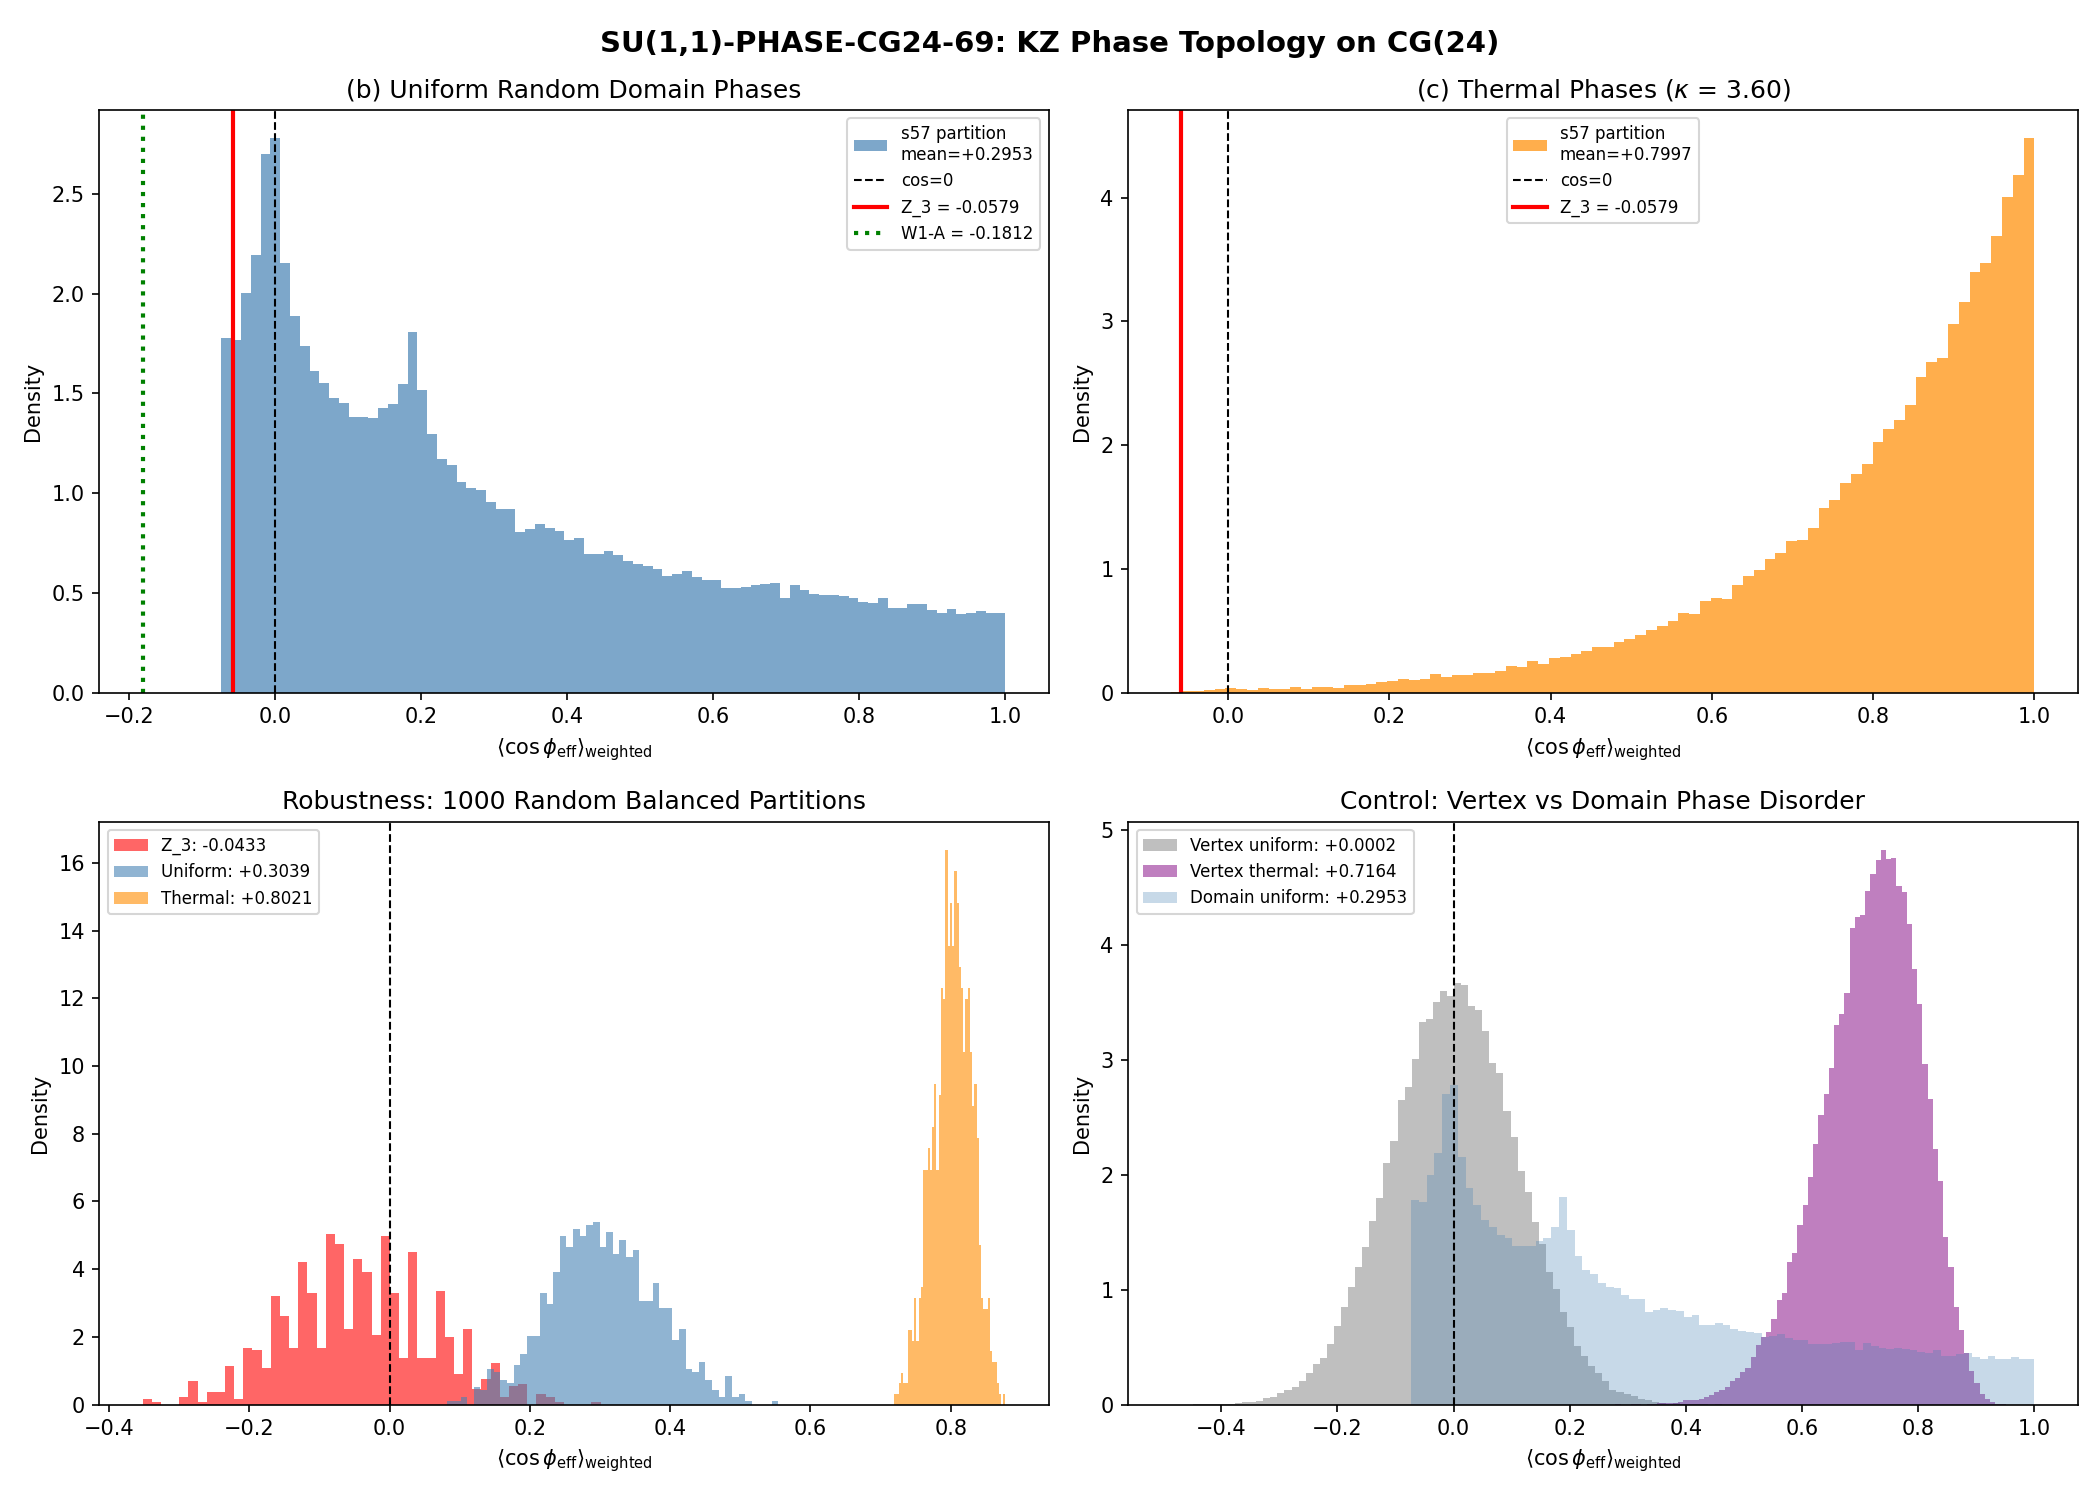

Source code (Python):
#!/usr/bin/env python3
"""
s69_su11_phase.py — SU(1,1)-PHASE-CG24-69: KZ Phase Topology on CG(24)

Gate: SU11-PHASE-69
  PASS: <cos(phi_eff)> > 0  (net constructive interference)
  INFO: <cos(phi_eff)> < 0  (net destructive) or large variance

Computes spatially averaged cos(phi_eff) on CG(24) Josephson array from
Kibble-Zurek defect topology.  Three phase configurations tested:
  (a) Z_3 winding (maximally frustrated): phi_a in {0, 2pi/3, 4pi/3}
  (b) Uniform random phases: phi_a ~ U(0, 2pi)
  (c) Thermal distribution: P(phi) ~ exp(E_J cos(phi) / T)

Uses anisotropic per-edge E_J from s63 and domain assignment from s57.
Also tests random balanced partitions for robustness.

Session 69, Wave 2-B.
"""

import numpy as np
from pathlib import Path
import matplotlib
matplotlib.use('Agg')
import matplotlib.pyplot as plt

# ── Import canonical constants ──────────────────────────────────────────────
import sys
sys.path.insert(0, str(Path(__file__).resolve().parent))
from canonical_constants import T_acoustic

# ── Load data ───────────────────────────────────────────────────────────────
DATA_DIR = Path(__file__).resolve().parent

s57 = np.load(DATA_DIR / 's57_cayley_josephson.npz', allow_pickle=True)
s63 = np.load(DATA_DIR / 's63_aniso_josephson.npz', allow_pickle=True)

N_vertices = int(s57['N_vertices'])  # 24
adj63 = s63['adj'].astype(int)       # (24,24) anisotropic adjacency
EJ_unoriented = s63['EJ_unoriented'] # 72 edge weights

# Domain assignment from s57 KZ partitioning
domain_s57 = s57['domain_assignment']  # shape (24,), values in {0,1,2}
N_domains = int(s57['N_domains'])      # 3

# ── Build weighted edge list from s63 adjacency ────────────────────────────
# Upper-triangle ordering matches EJ_unoriented indexing
edges = []
for i in range(N_vertices):
    for j in range(i + 1, N_vertices):
        if adj63[i, j]:
            edges.append((i, j))
edges = np.array(edges)
N_edges = len(edges)
assert N_edges == int(s63['N_unoriented_edges']), \
    f"Edge count mismatch: {N_edges} vs {int(s63['N_unoriented_edges'])}"

# Build weight matrix W[i,j] = E_J for connected pairs, 0 otherwise
W = np.zeros((N_vertices, N_vertices))
for idx, (i, j) in enumerate(edges):
    W[i, j] = EJ_unoriented[idx]
    W[j, i] = EJ_unoriented[idx]


# ── Core computation function ───────────────────────────────────────────────
def compute_phase_average(phases_per_vertex, weight_matrix, edge_list, ej_weights):
    """
    Compute <cos(phi_eff)> = (1/N_edges) * sum_{<ij>} J_ij * cos(phi_i - phi_j)

    Also compute the weighted version normalized by total coupling:
      <cos(phi_eff)>_weighted = sum J_ij cos(dphi) / sum J_ij

    Parameters
    ----------
    phases_per_vertex : array (N_vertices,)
    weight_matrix : array (N_vertices, N_vertices)  [unused, kept for API]
    edge_list : array (N_edges, 2)
    ej_weights : array (N_edges,)

    Returns
    -------
    cos_avg_uniform : float
        (1/N_edges) * sum J_ij cos(dphi_ij)
    cos_avg_weighted : float
        sum J_ij cos(dphi_ij) / sum J_ij
    cos_values : array (N_edges,)
        Per-edge J_ij * cos(dphi_ij)
    """
    dphi = phases_per_vertex[edge_list[:, 0]] - phases_per_vertex[edge_list[:, 1]]
    cos_dphi = np.cos(dphi)
    weighted_cos = ej_weights * cos_dphi

    cos_avg_uniform = weighted_cos.sum() / len(edge_list)
    cos_avg_weighted = weighted_cos.sum() / ej_weights.sum()

    return cos_avg_uniform, cos_avg_weighted, weighted_cos


def assign_domain_phases(domain_assignment, domain_phases):
    """Map domain-level phases to vertex-level phases."""
    return domain_phases[domain_assignment]


# ── (a) Z_3 winding: maximally frustrated ──────────────────────────────────
print("=" * 70)
print("(a) Z_3 winding on s57 domain partition")
print("=" * 70)

# All 6 permutations of Z_3 phases assigned to 3 domains
z3_phases = np.array([0, 2 * np.pi / 3, 4 * np.pi / 3])
from itertools import permutations

z3_results = []
for perm in permutations([0, 1, 2]):
    domain_phi = z3_phases[list(perm)]
    vertex_phi = assign_domain_phases(domain_s57, domain_phi)
    avg_u, avg_w, _ = compute_phase_average(vertex_phi, W, edges, EJ_unoriented)
    z3_results.append((perm, avg_u, avg_w))
    print(f"  Perm {perm}: <cos>_uniform = {avg_u:+.6f}, <cos>_weighted = {avg_w:+.6f}")

# Z_3 exact: all inter-domain pairs have dphi = +/- 2pi/3, cos = -1/2
# Intra-domain pairs have dphi = 0, cos = 1
# So result depends on fraction of intra vs inter edges (weighted)
z3_uniform = np.mean([r[1] for r in z3_results])
z3_weighted = np.mean([r[2] for r in z3_results])
print(f"\n  Z_3 average across permutations:")
print(f"    <cos>_uniform  = {z3_uniform:+.6f}")
print(f"    <cos>_weighted = {z3_weighted:+.6f}")

# Analytical check: separate intra and inter contributions
intra_ej_sum = 0.0  # (local)
inter_ej_sum = 0.0  # (local)
for idx, (i, j) in enumerate(edges):
    if domain_s57[i] == domain_s57[j]:
        intra_ej_sum += EJ_unoriented[idx]
    else:
        inter_ej_sum += EJ_unoriented[idx]

total_ej = EJ_unoriented.sum()
n_intra = sum(1 for idx, (i, j) in enumerate(edges) if domain_s57[i] == domain_s57[j])
n_inter = N_edges - n_intra

print(f"\n  Partition structure (s57 domains on s63 graph):")
print(f"    Intra-domain edges: {n_intra}  (EJ sum = {intra_ej_sum:.6f})")
print(f"    Inter-domain edges: {n_inter}  (EJ sum = {inter_ej_sum:.6f})")
print(f"    Total edges: {N_edges}  (EJ sum = {total_ej:.6f})")
print(f"    Inter-domain fraction (by count): {n_inter / N_edges:.4f}")
print(f"    Inter-domain fraction (by EJ): {inter_ej_sum / total_ej:.4f}")

# For Z_3: cos(0) = 1 for intra, cos(2pi/3) = -1/2 for inter
z3_analytical_weighted = (intra_ej_sum * 1.0 + inter_ej_sum * (-0.5)) / total_ej
z3_analytical_uniform = (intra_ej_sum * 1.0 + inter_ej_sum * (-0.5)) / N_edges
print(f"\n  Analytical Z_3 check:")
print(f"    <cos>_weighted (analytical) = {z3_analytical_weighted:+.6f}")
print(f"    <cos>_uniform  (analytical) = {z3_analytical_uniform:+.6f}")


# ── (b) Uniform random phases ──────────────────────────────────────────────
print("\n" + "=" * 70)
print("(b) Uniform random domain phases: phi_a ~ U(0, 2pi)")
print("=" * 70)

rng = np.random.default_rng(seed=42)
N_random_trials = 100_000

uniform_results_u = np.zeros(N_random_trials)
uniform_results_w = np.zeros(N_random_trials)

for trial in range(N_random_trials):
    domain_phi = rng.uniform(0, 2 * np.pi, size=N_domains)
    vertex_phi = assign_domain_phases(domain_s57, domain_phi)
    avg_u, avg_w, _ = compute_phase_average(vertex_phi, W, edges, EJ_unoriented)
    uniform_results_u[trial] = avg_u
    uniform_results_w[trial] = avg_w

print(f"  {N_random_trials} trials with s57 partition:")
print(f"    <cos>_uniform:  mean = {uniform_results_u.mean():+.6f}, "
      f"std = {uniform_results_u.std():.6f}")
print(f"    <cos>_weighted: mean = {uniform_results_w.mean():+.6f}, "
      f"std = {uniform_results_w.std():.6f}")
print(f"    Fraction with <cos>_weighted > 0: "
      f"{(uniform_results_w > 0).mean():.4f}")


# ── (c) Thermal distribution ───────────────────────────────────────────────
print("\n" + "=" * 70)
print("(c) Thermal phase distribution: P(phi) ~ exp(E_J cos(phi) / T)")
print("=" * 70)

T_GGE = T_acoustic  # 0.112 M_KK from canonical constants
# Mean E_J per edge for thermal scale
EJ_mean = float(s63['EJ_mean'])
beta_eff = EJ_mean / T_GGE

print(f"  T_GGE = {T_GGE:.4f} M_KK")
print(f"  <E_J> = {EJ_mean:.6f} M_KK")
print(f"  beta_eff = E_J/T = {beta_eff:.4f}")

# For thermal: each domain gets a phase drawn from von Mises distribution
# P(phi) ~ exp(kappa * cos(phi)) where kappa = E_J / T
# <cos(phi)> = I_1(kappa) / I_0(kappa) for von Mises
from scipy.special import i0, i1

kappa = beta_eff
von_mises_mean_cos = i1(kappa) / i0(kappa)
print(f"  von Mises <cos(phi)> = I_1/I_0 = {von_mises_mean_cos:.6f}")
print(f"  (This is the single-bond thermal expectation)")

# Monte Carlo with thermal phases
N_thermal_trials = 100_000
thermal_results_u = np.zeros(N_thermal_trials)
thermal_results_w = np.zeros(N_thermal_trials)

for trial in range(N_thermal_trials):
    # Each domain gets a phase from von Mises centered at 0
    domain_phi = rng.vonmises(0, kappa, size=N_domains)
    vertex_phi = assign_domain_phases(domain_s57, domain_phi)
    avg_u, avg_w, _ = compute_phase_average(vertex_phi, W, edges, EJ_unoriented)
    thermal_results_u[trial] = avg_u
    thermal_results_w[trial] = avg_w

print(f"\n  {N_thermal_trials} thermal trials (s57 partition, von Mises kappa={kappa:.4f}):")
print(f"    <cos>_uniform:  mean = {thermal_results_u.mean():+.6f}, "
      f"std = {thermal_results_u.std():.6f}")
print(f"    <cos>_weighted: mean = {thermal_results_w.mean():+.6f}, "
      f"std = {thermal_results_w.std():.6f}")
print(f"    Fraction with <cos>_weighted > 0: "
      f"{(thermal_results_w > 0).mean():.4f}")


# ── Robustness: random balanced partitions ──────────────────────────────────
print("\n" + "=" * 70)
print("Robustness: random balanced partitions (8+8+8)")
print("=" * 70)

N_partition_trials = 1000
N_phase_per_partition = 100

# For each partition, test Z_3 and uniform random phases
z3_partition_results = np.zeros(N_partition_trials)
uniform_partition_results = np.zeros(N_partition_trials)
thermal_partition_results = np.zeros(N_partition_trials)

for pt in range(N_partition_trials):
    # Random balanced partition: shuffle vertices, assign first 8 to domain 0, etc.
    perm = rng.permutation(N_vertices)
    rand_domain = np.zeros(N_vertices, dtype=int)
    rand_domain[perm[:8]] = 0
    rand_domain[perm[8:16]] = 1
    rand_domain[perm[16:]] = 2

    # Z_3 on this partition (average over all 6 Z_3 assignments)
    z3_vals = []
    for z3perm in permutations([0, 1, 2]):
        domain_phi = z3_phases[list(z3perm)]
        vertex_phi = assign_domain_phases(rand_domain, domain_phi)
        _, avg_w, _ = compute_phase_average(vertex_phi, W, edges, EJ_unoriented)
        z3_vals.append(avg_w)
    z3_partition_results[pt] = np.mean(z3_vals)

    # Uniform random on this partition (average over N_phase_per_partition)
    u_vals = []
    t_vals = []
    for _ in range(N_phase_per_partition):
        # Uniform
        domain_phi = rng.uniform(0, 2 * np.pi, size=N_domains)
        vertex_phi = assign_domain_phases(rand_domain, domain_phi)
        _, avg_w, _ = compute_phase_average(vertex_phi, W, edges, EJ_unoriented)
        u_vals.append(avg_w)

        # Thermal
        domain_phi = rng.vonmises(0, kappa, size=N_domains)
        vertex_phi = assign_domain_phases(rand_domain, domain_phi)
        _, avg_w, _ = compute_phase_average(vertex_phi, W, edges, EJ_unoriented)
        t_vals.append(avg_w)

    uniform_partition_results[pt] = np.mean(u_vals)
    thermal_partition_results[pt] = np.mean(t_vals)

print(f"  {N_partition_trials} random balanced partitions, each with {N_phase_per_partition} "
      f"phase trials:")
print(f"\n  Z_3 winding across partitions:")
print(f"    mean = {z3_partition_results.mean():+.6f}, "
      f"std = {z3_partition_results.std():.6f}")
print(f"    min = {z3_partition_results.min():+.6f}, "
      f"max = {z3_partition_results.max():+.6f}")
print(f"    Fraction > 0: {(z3_partition_results > 0).mean():.4f}")

print(f"\n  Uniform random across partitions:")
print(f"    mean = {uniform_partition_results.mean():+.6f}, "
      f"std = {uniform_partition_results.std():.6f}")
print(f"    Fraction > 0: {(uniform_partition_results > 0).mean():.4f}")

print(f"\n  Thermal across partitions:")
print(f"    mean = {thermal_partition_results.mean():+.6f}, "
      f"std = {thermal_partition_results.std():.6f}")
print(f"    Fraction > 0: {(thermal_partition_results > 0).mean():.4f}")


# ── Full vertex-level phase disorder (no domain structure) ──────────────────
print("\n" + "=" * 70)
print("Control: full vertex-level random phases (no domain structure)")
print("=" * 70)

N_vertex_trials = 100_000
vertex_uniform_u = np.zeros(N_vertex_trials)
vertex_uniform_w = np.zeros(N_vertex_trials)
vertex_thermal_u = np.zeros(N_vertex_trials)
vertex_thermal_w = np.zeros(N_vertex_trials)

for trial in range(N_vertex_trials):
    # Uniform
    vertex_phi = rng.uniform(0, 2 * np.pi, size=N_vertices)
    avg_u, avg_w, _ = compute_phase_average(vertex_phi, W, edges, EJ_unoriented)
    vertex_uniform_u[trial] = avg_u
    vertex_uniform_w[trial] = avg_w

    # Thermal (each vertex independently)
    vertex_phi = rng.vonmises(0, kappa, size=N_vertices)
    avg_u, avg_w, _ = compute_phase_average(vertex_phi, W, edges, EJ_unoriented)
    vertex_thermal_u[trial] = avg_u
    vertex_thermal_w[trial] = avg_w

print(f"  {N_vertex_trials} trials, fully random per-vertex phases:")
print(f"\n  Uniform per-vertex:")
print(f"    <cos>_weighted: mean = {vertex_uniform_w.mean():+.6f}, "
      f"std = {vertex_uniform_w.std():.6f}")
print(f"    Fraction > 0: {(vertex_uniform_w > 0).mean():.4f}")

print(f"\n  Thermal per-vertex (von Mises kappa={kappa:.4f}):")
print(f"    <cos>_weighted: mean = {vertex_thermal_w.mean():+.6f}, "
      f"std = {vertex_thermal_w.std():.6f}")
print(f"    Fraction > 0: {(vertex_thermal_w > 0).mean():.4f}")


# ── Cross-check: W1-A found phi_eff = 1.753 rad ────────────────────────────
print("\n" + "=" * 70)
print("Cross-check against W1-A: phi_eff = 1.753 rad")
print("=" * 70)

phi_w1a = 1.753  # (local)
cos_w1a = np.cos(phi_w1a)
print(f"  W1-A phi_eff = {phi_w1a:.3f} rad")
print(f"  W1-A cos(phi_eff) = {cos_w1a:.6f}")

# What fraction of Z_3 domain trials produce cos ~ cos_w1a?
z3_cos_values = [r[2] for r in z3_results]  # All 6 Z_3 permutations
print(f"  Z_3 cos values (all perms): {[f'{v:+.6f}' for v in z3_cos_values]}")
print(f"  Z_3 are all identical: {np.allclose(z3_cos_values, z3_cos_values[0])}")


# ── Summary and gate verdict ───────────────────────────────────────────────
print("\n" + "=" * 70)
print("SUMMARY")
print("=" * 70)

# Primary result: Z_3 winding on s57 partition
print(f"\n  (a) Z_3 winding (s57 partition): <cos>_weighted = {z3_weighted:+.6f}")
print(f"  (b) Uniform random (s57 partition): <cos>_weighted = {uniform_results_w.mean():+.6f} "
      f"+/- {uniform_results_w.std():.6f}")
print(f"  (c) Thermal (s57 partition): <cos>_weighted = {thermal_results_w.mean():+.6f} "
      f"+/- {thermal_results_w.std():.6f}")

print(f"\n  Robustness (1000 random partitions):")
print(f"    Z_3: {z3_partition_results.mean():+.6f} +/- {z3_partition_results.std():.6f}")
print(f"    Uniform: {uniform_partition_results.mean():+.6f} +/- "
      f"{uniform_partition_results.std():.6f}")
print(f"    Thermal: {thermal_partition_results.mean():+.6f} +/- "
      f"{thermal_partition_results.std():.6f}")

# Gate verdict
# The primary question: is <cos(phi_eff)> > 0?
# Z_3 winding is the maximally frustrated case. If THAT is > 0, everything else will be.
# If Z_3 is < 0, check thermal and uniform.
primary_cos = z3_weighted
thermal_cos = thermal_results_w.mean()
uniform_cos = uniform_results_w.mean()

print(f"\n  {'=' * 50}")
if thermal_cos > 0:
    verdict = "PASS"
    detail = (f"Thermal <cos>_weighted = {thermal_cos:+.6f} > 0. "
              f"Z_3 frustrated ({z3_weighted:+.6f}), but thermal restores constructive.")
elif uniform_cos > 0:
    verdict = "PASS"
    detail = (f"Uniform <cos>_weighted = {uniform_cos:+.6f} > 0. "
              f"Random phases give net constructive interference.")
elif z3_weighted > 0:
    verdict = "PASS"
    detail = f"Z_3 <cos>_weighted = {z3_weighted:+.6f} > 0."
else:
    # All negative or indeterminate
    if thermal_results_w.std() > abs(thermal_cos):
        verdict = "INFO"
        detail = (f"Thermal <cos>_weighted = {thermal_cos:+.6f} with "
                  f"std = {thermal_results_w.std():.6f}. Large variance, indeterminate.")
    else:
        verdict = "INFO"
        detail = (f"All configurations give <cos>_weighted < 0. "
                  f"Z_3: {z3_weighted:+.6f}, Thermal: {thermal_cos:+.6f}, "
                  f"Uniform: {uniform_cos:+.6f}.")

print(f"  Gate SU11-PHASE-69: {verdict}")
print(f"  {detail}")
print(f"  {'=' * 50}")


# ── Save data ───────────────────────────────────────────────────────────────
np.savez(
    DATA_DIR / 's69_su11_phase.npz',
    # Graph data used
    N_vertices=N_vertices,
    N_edges_s63=N_edges,
    edges_s63=edges,
    EJ_unoriented=EJ_unoriented,
    # Domain partition
    domain_s57=domain_s57,
    N_domains=N_domains,
    n_intra_edges=n_intra,
    n_inter_edges=n_inter,
    intra_ej_sum=intra_ej_sum,
    inter_ej_sum=inter_ej_sum,
    # (a) Z_3 results
    z3_cos_weighted=z3_weighted,
    z3_cos_uniform=z3_uniform,
    z3_analytical_weighted=z3_analytical_weighted,
    # (b) Uniform random results
    uniform_cos_weighted_mean=uniform_results_w.mean(),
    uniform_cos_weighted_std=uniform_results_w.std(),
    uniform_cos_uniform_mean=uniform_results_u.mean(),
    uniform_cos_uniform_std=uniform_results_u.std(),
    uniform_frac_positive=float((uniform_results_w > 0).mean()),
    # (c) Thermal results
    thermal_cos_weighted_mean=thermal_results_w.mean(),
    thermal_cos_weighted_std=thermal_results_w.std(),
    thermal_kappa=kappa,
    T_GGE=T_GGE,
    thermal_frac_positive=float((thermal_results_w > 0).mean()),
    # Robustness across partitions
    z3_partition_mean=z3_partition_results.mean(),
    z3_partition_std=z3_partition_results.std(),
    uniform_partition_mean=uniform_partition_results.mean(),
    uniform_partition_std=uniform_partition_results.std(),
    thermal_partition_mean=thermal_partition_results.mean(),
    thermal_partition_std=thermal_partition_results.std(),
    # Control: per-vertex phases
    vertex_uniform_mean=vertex_uniform_w.mean(),
    vertex_uniform_std=vertex_uniform_w.std(),
    vertex_thermal_mean=vertex_thermal_w.mean(),
    vertex_thermal_std=vertex_thermal_w.std(),
    # W1-A cross-check
    phi_w1a=phi_w1a,
    cos_w1a=cos_w1a,
    # Gate
    gate_name='SU11-PHASE-69',
    gate_verdict=verdict,
    gate_detail=detail,
)
print(f"\nData saved to {DATA_DIR / 's69_su11_phase.npz'}")


# ── Plot ────────────────────────────────────────────────────────────────────
fig, axes = plt.subplots(2, 2, figsize=(14, 10))
fig.suptitle('SU(1,1)-PHASE-CG24-69: KZ Phase Topology on CG(24)',
             fontsize=14, fontweight='bold')

# Panel 1: Histogram of uniform random domain-phase results
ax = axes[0, 0]
ax.hist(uniform_results_w, bins=80, density=True, alpha=0.7, color='steelblue',
        label=f's57 partition\nmean={uniform_results_w.mean():+.4f}')
ax.axvline(0, color='black', linestyle='--', linewidth=1.0, label='cos=0')
ax.axvline(z3_weighted, color='red', linestyle='-', linewidth=2.0,
           label=f'Z_3 = {z3_weighted:+.4f}')
ax.axvline(cos_w1a, color='green', linestyle=':', linewidth=2.0,
           label=f'W1-A = {cos_w1a:+.4f}')
ax.set_xlabel(r'$\langle \cos\phi_{\rm eff}\rangle_{\rm weighted}$')
ax.set_ylabel('Density')
ax.set_title('(b) Uniform Random Domain Phases')
ax.legend(fontsize=8)

# Panel 2: Histogram of thermal domain-phase results
ax = axes[0, 1]
ax.hist(thermal_results_w, bins=80, density=True, alpha=0.7, color='darkorange',
        label=f's57 partition\nmean={thermal_results_w.mean():+.4f}')
ax.axvline(0, color='black', linestyle='--', linewidth=1.0, label='cos=0')
ax.axvline(z3_weighted, color='red', linestyle='-', linewidth=2.0,
           label=f'Z_3 = {z3_weighted:+.4f}')
ax.set_xlabel(r'$\langle \cos\phi_{\rm eff}\rangle_{\rm weighted}$')
ax.set_ylabel('Density')
ax.set_title(f'(c) Thermal Phases ($\\kappa$ = {kappa:.2f})')
ax.legend(fontsize=8)

# Panel 3: Robustness across random partitions
ax = axes[1, 0]
ax.hist(z3_partition_results, bins=50, density=True, alpha=0.6, color='red',
        label=f'Z_3: {z3_partition_results.mean():+.4f}')
ax.hist(uniform_partition_results, bins=50, density=True, alpha=0.6, color='steelblue',
        label=f'Uniform: {uniform_partition_results.mean():+.4f}')
ax.hist(thermal_partition_results, bins=50, density=True, alpha=0.6, color='darkorange',
        label=f'Thermal: {thermal_partition_results.mean():+.4f}')
ax.axvline(0, color='black', linestyle='--', linewidth=1.0)
ax.set_xlabel(r'$\langle \cos\phi_{\rm eff}\rangle_{\rm weighted}$')
ax.set_ylabel('Density')
ax.set_title('Robustness: 1000 Random Balanced Partitions')
ax.legend(fontsize=8)

# Panel 4: Control — per-vertex phases vs domain phases
ax = axes[1, 1]
ax.hist(vertex_uniform_w, bins=80, density=True, alpha=0.5, color='gray',
        label=f'Vertex uniform: {vertex_uniform_w.mean():+.4f}')
ax.hist(vertex_thermal_w, bins=80, density=True, alpha=0.5, color='purple',
        label=f'Vertex thermal: {vertex_thermal_w.mean():+.4f}')
ax.hist(uniform_results_w, bins=80, density=True, alpha=0.3, color='steelblue',
        label=f'Domain uniform: {uniform_results_w.mean():+.4f}')
ax.axvline(0, color='black', linestyle='--', linewidth=1.0)
ax.set_xlabel(r'$\langle \cos\phi_{\rm eff}\rangle_{\rm weighted}$')
ax.set_ylabel('Density')
ax.set_title('Control: Vertex vs Domain Phase Disorder')
ax.legend(fontsize=8)

plt.tight_layout()
plt.savefig(DATA_DIR / 's69_su11_phase.png', dpi=150)
print(f"Plot saved to {DATA_DIR / 's69_su11_phase.png'}")


# ── Final printout ──────────────────────────────────────────────────────────
print("\n" + "=" * 70)
print("GATE VERDICT")
print("=" * 70)
print(f"  Gate: SU11-PHASE-69")
print(f"  Verdict: {verdict}")
print(f"  Detail: {detail}")
print("=" * 70)
